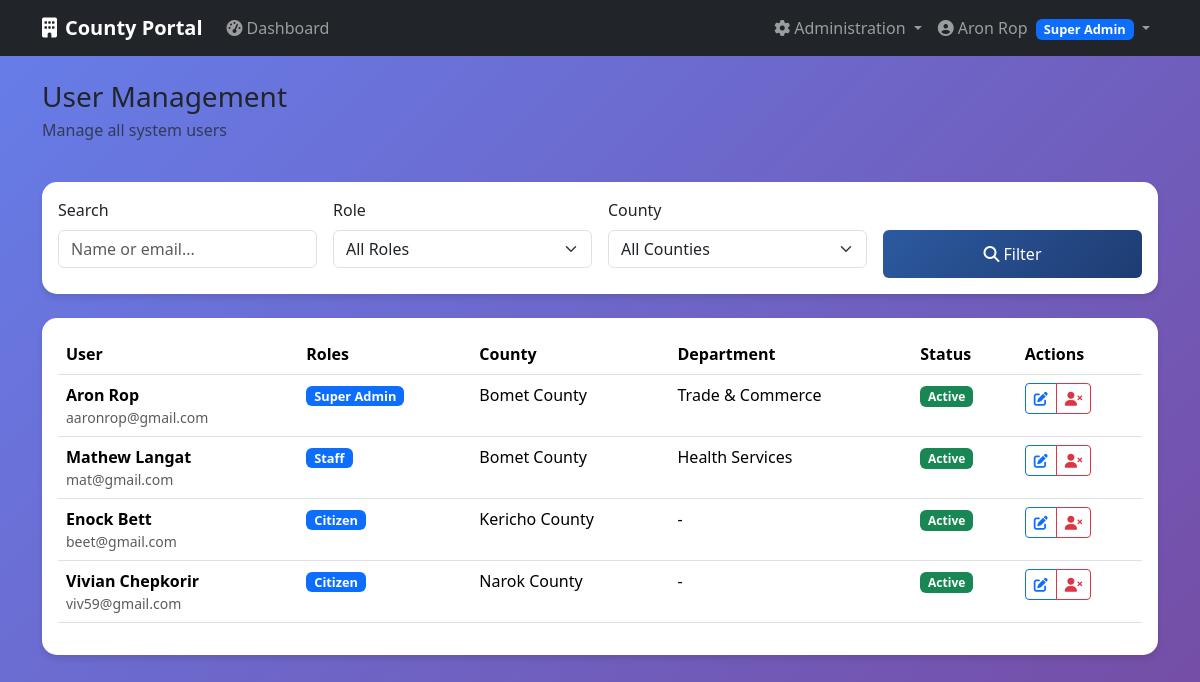
The app's page /auth/users (signed in) with its own data.
### app/models/user.py (models this page shows, shortened)
class User(db.Model, UserMixin):
    __tablename__ = 'users'
    id = db.Column(db.Integer, primary_key=True)
    email = db.Column(db.String(200), unique=True, nullable=False)
    password = db.Column(db.String(128), nullable=False)
    active = db.Column(db.Boolean(), default=True)
    confirmed_at = db.Column(db.DateTime())
    created_at = db.Column(db.DateTime(), nullable=False, default=db.func.current_timestamp())
    fs_uniquifier = db.Column(db.String(255), unique=True, nullable=False, default=lambda: str(uuid.uuid4()))
    county_id = db.Column(db.Integer, db.ForeignKey('counties.id'))
    department_id = db.Column(db.Integer, db.ForeignKey('departments.id'))
    last_login_at = db.Column(db.DateTime())
    current_login_at = db.Column(db.DateTime())
    last_login_ip = db.Column(db.String(50))
    current_login_ip = db.Column(db.String(50))
    login_count = db.Column(db.Integer, default=0)
    first_name = db.Column(db.String(100))
    last_name = db.Column(db.String(100))
    phone = db.Column(db.String(20))
    roles = db.relationship('Role', secondary=roles_users, backref=db.backref('users', lazy='dynamic'))
    def full_name(self):
        if self.first_name and self.last_name:
            return f"{self.first_name} {self.last_name}"
        return self.email.split('@')[0] # Fallback if user dont provide first and last name or both
    def has_role(self, role_name):
        return any(role.name == role_name for role in self.roles)

class Role(db.Model, RoleMixin):
    __tablename__ = 'roles'
    id = db.Column(db.Integer, primary_key=True)
    name = db.Column(db.String(80), unique=True, nullable=False)
    description = db.Column(db.String(255), nullable=True)

### app/models/county.py (models this page shows, shortened)
class County(db.Model):
        __tablename__ = 'counties'
        id = db.Column(db.Integer, primary_key=True)
        name = db.Column(db.String(100), unique=True, nullable=False)
        code = db.Column(db.String(10), unique=True, nullable=False)
        description = db.Column(db.Text)
        active = db.Column(db.Boolean, default=True)
        created_at = db.Column(db.DateTime, default=datetime.utcnow)
        users = db.relationship('User', backref='county', lazy='dynamic')
        departments = db.relationship('Department', backref='county',   lazy='dynamic')

class Department(db.Model):
        __tablename__ = 'departments'
        id = db.Column(db.Integer, primary_key=True)
        name = db.Column(db.String(100), nullable=False)
        code = db.Column(db.String(20), nullable=False)
        description = db.Column(db.Text)
        county_id = db.Column(db.Integer, db.ForeignKey('counties.id'),
  nullable=False)
        active = db.Column(db.Boolean, default=True)
        created_at = db.Column(db.DateTime, default=datetime.utcnow)
        officers = db.relationship('User', backref='department', lazy='dynamic')

### app/auth/routes.py (the view)
@auth_bp.route('/users')
@login_required
@roles_required(UserRoles.SUPER_ADMIN)
def users():
    page = request.args.get('page', 1, type=int)
    search = request.args.get('search', '', type=str)
    role_filter = request.args.get('role', '', type=str)
    county_filter = request.args.get('county', '', type=str)
    query = User.query
    if search:
        query = query.filter(
            (User.email.contains(search)) |
            (User.first_name.contains(search)) |
            (User.last_name.contains(search))
        )
    if role_filter:
        role = Role.query.filter_by(name=role_filter).first()
        if role:
            query = query.filter(User.roles.contains(role))
    if county_filter:
        query = query.filter_by(county_id=county_filter)
    users = query.paginate(
        page=page, per_page=20, error_out=False
    )
    roles = Role.query.all()
    counties = County.query.filter_by(active=True).all()
    return render_template('auth/users.html',
                            users=users,
                            roles=roles,
                            counties=counties,
                            current_search=search,
                            current_role=role_filter,
                            current_county=county_filter)

### app/templates/auth/users.html (shortened to what this page needs)
{% extends "base.html" %}
{% block content %}
<div class="row">
    <div class="col-12">
        <div class="d-flex justify-content-between align-items-center mb-4">
            <div>
                <h1 class="h3 mb-1">User Management</h1>
                <p class="text-muted">Manage all system users</p>
            </div>
        </div>
    </div>
</div>
<div class="card dashboard-card mb-4">
    <div class="card-body">
        <form method="GET" class="row g-3">
            <div class="col-md-3">
                <label for="search" class="form-label">Search</label>
                <input type="text" class="form-control" id="search" name="search"
                       value="{{ current_search }}" placeholder="Name or email...">
            </div>
            <div class="col-md-3">
                <label for="role" class="form-label">Role</label>
                <select class="form-select" id="role" name="role">
                    <option value="">All Roles</option>
                </select>
            </div>
            <div class="col-md-3">
                <label for="county" class="form-label">County</label>
                <select class="form-select" id="county" name="county">
                    <option value="">All Counties</option>
                </select>
            </div>
            <div class="col-md-3">
                <label class="form-label d-block">&nbsp;</label>
                <div class="d-grid">
                    <button type="submit" class="btn btn-primary">
                        <i class="fas fa-search me-1"></i>Filter
                    </button>
                </div>
            </div>
        </form>
    </div>
</div>
<div class="card dashboard-card">
    <div class="card-body">
        <div class="table-responsive">
            <table class="table table-hover">
                <thead>
                    <tr>
                        <th>User</th>
                        <th>Roles</th>
                        <th>County</th>
                        <th>Department</th>
                        <th>Status</th>
                        <th>Actions</th>
                    </tr>
                </thead>
                <tbody>
                    {% for user in users.items %}
                    <tr>
                        <td>
                            <div class="d-flex align-items-center">
                                <div>
                                    <div class="fw-bold">{{ user.first_name }} {{ user.last_name }}</div>
                                    <div class="small text-muted">{{ user.email }}</div>
                                </div>
                            </div>
                        </td>
                        <td>
                            {% for role in user.roles %}
                            <span class="badge bg-primary role-badge">{{ role.name.replace('_', ' ').title() }}</span>
                            {% endfor %}
                        </td>
                        <td>{{ user.county.name if user.county else '-' }}</td>
                        <td>{{ user.department.name if user.department else '-' }}</td>
                        <td>
                            <span class="badge {% if user.active %}bg-success{% else %}bg-danger{% endif %}">
                                {{ 'Active' if user.active else 'Inactive' }}
                            </span>
                        </td>
                        <td>
                            <div class="btn-group">
                                <a href="{{ url_for('auth_bp.edit_user', user_id=user.id) }}"
                                   class="btn btn-sm btn-outline-primary"
                                   title="Edit User">
                                    <i class="fas fa-edit"></i>
                                </a>
                                <button onclick="toggleUserStatus('{{ user.id }}')"
                                        class="btn btn-sm {% if user.active %}btn-outline-danger{% else %}btn-outline-success{% endif %}"
                                        title="{% if user.active %}Deactivate User{% else %}Activate User{% endif %}">
                                    <i class="fas {% if user.active %}fa-user-times{% else %}fa-user-check{% endif %}"></i>
                                </button>
                            </div>
                        </td>
                    </tr>
                    {% endfor %}
                </tbody>
            </table>
        </div>
    </div>
</div>
{% endblock %}

### app/templates/base.html (shortened to what this page needs)
<!DOCTYPE html>
<html lang="en">
<head>
    <link href="https://cdn.jsdelivr.net/npm/bootstrap@5.3.2/dist/css/bootstrap.min.css" rel="stylesheet">
    <link href="https://cdnjs.cloudflare.com/ajax/libs/font-awesome/6.4.0/css/all.min.css" rel="stylesheet">
</head>
<body>
    <nav class="navbar navbar-expand-lg navbar-dark bg-dark">
        <div class="container">
            <a class="navbar-brand" href="{{ url_for('main_bp.index') }}">
                <i class="fas fa-building me-2"></i>County Portal
            </a>
            {% if current_user.is_authenticated %}
            <div class="collapse navbar-collapse" id="navbarNav">
                <ul class="navbar-nav me-auto">
                    <li class="nav-item">
                        <a class="nav-link" href="{{ url_for('main_bp.dashboard') }}">
                            <i class="fas fa-tachometer-alt me-1"></i>Dashboard
                        </a>
                    </li>
                </ul>
                {% if current_user.has_role('super_admin') %}
                <ul class="navbar-nav">
                    <li class="nav-item dropdown">
                        <a class="nav-link dropdown-toggle" href="#" id="adminDropdown" role="button" data-bs-toggle="dropdown">
                            <i class="fas fa-cog me-1"></i>Administration
                        </a>
                    </li>
                </ul>
                {% endif %}
                <ul class="navbar-nav">
                    <li class="nav-item dropdown">
                        <a class="nav-link dropdown-toggle" href="#" id="userDropdown" role="button" data-bs-toggle="dropdown">
                            <i class="fas fa-user-circle me-1"></i>{{ current_user.full_name() }}
                            {% for role in current_user.roles %}
                            <span class="badge bg-primary role-badge ms-1">{{ role.name.replace('_', ' ').title() }}</span>
                            {% endfor %}
                        </a>
                    </li>
                </ul>
            </div>
            {% else %}
            <div class="d-flex">
                <a href="{{ url_for('security.login') }}" class="btn btn-outline-light me-2">Login</a>
                <a href="{{ url_for('security.register') }}" class="btn btn-primary">Register</a>
            </div>
            {% endif %}
        </div>
    </nav>
    <main class="container mt-4">
        {% block content %}{% endblock %}
    </main>
</body>
</html>

### app/templates/base.html (style rules this page uses)
:root { --primary-color: #2c5aa0; --secondary-color: #f8f9fa; --success-color: #28a745; --danger-color: #dc3545; --warning-color: #ffc107; }
body { background: linear-gradient(135deg, #667eea 0%, #764ba2 100%); min-height: 100vh; font-family: 'Segoe UI', Tahoma, Geneva, Verdana, sans-serif; }
.navbar-brand { font-weight: bold; }
.dashboard-card { border: none; border-radius: 15px; box-shadow: 0 4px 6px rgba(0, 0, 0, 0.1); transition: transform 0.2s; }
.role-badge { font-size: 0.8em; padding: 0.25rem 0.5rem; }
.btn-primary { background: linear-gradient(135deg, var(--primary-color) 0%, #1e3c72 100%); border: none; padding: 0.75rem 2rem; font-weight: 500; transition: transform 0.2s ease; }

### records on screen
User: full_name "Aron Rop", first_name "Aron", last_name "Rop", email "aaronrop@gmail.com", county "Bomet County", department "Trade & Commerce", active "Active"
Role: name.replace "Super Admin"
User: first_name "Mathew", last_name "Langat", email "mat@gmail.com", county "Bomet County", department "Health Services", active "Active"
Role: name.replace "Staff"
User: first_name "Enock", last_name "Bett", email "beet@gmail.com", county "Kericho County", department "-", active "Active"
Role: name.replace "Citizen"
User: first_name "Vivian", last_name "Chepkorir", email "viv59@gmail.com", county "Narok County", department "-", active "Active"
